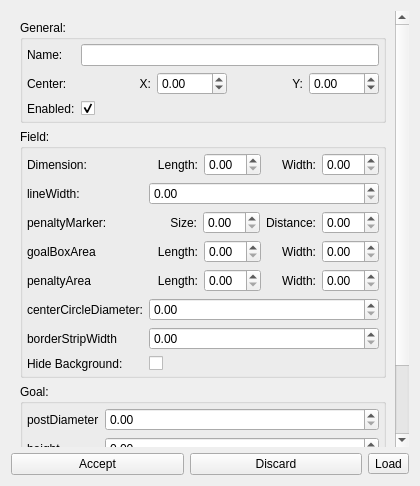
<?xml version="1.0" encoding="UTF-8"?>
<ui version="4.0">
 <class>FieldConfig</class>
 <widget class="QWidget" name="FieldConfig">
  <property name="geometry">
   <rect>
    <x>0</x>
    <y>0</y>
    <width>420</width>
    <height>486</height>
   </rect>
  </property>
  <property name="windowTitle">
   <string>Form</string>
  </property>
  <layout class="QVBoxLayout" name="verticalLayout">
   <item>
    <widget class="QScrollArea" name="scrollArea">
     <property name="frameShape">
      <enum>QFrame::NoFrame</enum>
     </property>
     <property name="frameShadow">
      <enum>QFrame::Plain</enum>
     </property>
     <property name="widgetResizable">
      <bool>true</bool>
     </property>
     <widget class="QWidget" name="scrollAreaWidgetContents">
      <property name="geometry">
       <rect>
        <x>0</x>
        <y>-190</y>
        <width>411</width>
        <height>608</height>
       </rect>
      </property>
      <layout class="QVBoxLayout" name="verticalLayout_5">
       <item>
        <widget class="QGroupBox" name="groupBox">
         <property name="title">
          <string>General:</string>
         </property>
         <layout class="QVBoxLayout" name="verticalLayout_2">
          <property name="leftMargin">
           <number>0</number>
          </property>
          <property name="topMargin">
           <number>0</number>
          </property>
          <property name="rightMargin">
           <number>0</number>
          </property>
          <property name="bottomMargin">
           <number>0</number>
          </property>
          <item>
           <layout class="QFormLayout" name="formLayout">
            <property name="leftMargin">
             <number>4</number>
            </property>
            <property name="topMargin">
             <number>4</number>
            </property>
            <property name="rightMargin">
             <number>4</number>
            </property>
            <property name="bottomMargin">
             <number>4</number>
            </property>
            <item row="0" column="0">
             <widget class="QLabel" name="nameLabel">
              <property name="text">
               <string>Name:</string>
              </property>
             </widget>
            </item>
            <item row="0" column="1">
             <widget class="QLineEdit" name="nameLineEdit"/>
            </item>
            <item row="1" column="0">
             <widget class="QLabel" name="centerLabel">
              <property name="text">
               <string>Center:</string>
              </property>
             </widget>
            </item>
            <item row="1" column="1">
             <widget class="QWidget" name="centerWidget" native="true">
              <layout class="QHBoxLayout" name="horizontalLayout_2">
               <property name="leftMargin">
                <number>0</number>
               </property>
               <property name="topMargin">
                <number>0</number>
               </property>
               <property name="rightMargin">
                <number>0</number>
               </property>
               <property name="bottomMargin">
                <number>0</number>
               </property>
               <item>
                <widget class="QLabel" name="label_center_x">
                 <property name="text">
                  <string>X:</string>
                 </property>
                 <property name="alignment">
                  <set>Qt::AlignRight|Qt::AlignTrailing|Qt::AlignVCenter</set>
                 </property>
                </widget>
               </item>
               <item>
                <widget class="QDoubleSpinBox" name="spin_center_x">
                 <property name="minimum">
                  <double>-99.989999999999995</double>
                 </property>
                </widget>
               </item>
               <item>
                <widget class="QLabel" name="label_center_y">
                 <property name="text">
                  <string>Y:</string>
                 </property>
                 <property name="alignment">
                  <set>Qt::AlignRight|Qt::AlignTrailing|Qt::AlignVCenter</set>
                 </property>
                </widget>
               </item>
               <item>
                <widget class="QDoubleSpinBox" name="spin_center_y">
                 <property name="minimum">
                  <double>-99.989999999999995</double>
                 </property>
                </widget>
               </item>
              </layout>
             </widget>
            </item>
            <item row="2" column="0">
             <widget class="QLabel" name="enabledLabel">
              <property name="text">
               <string>Enabled:</string>
              </property>
             </widget>
            </item>
            <item row="2" column="1">
             <widget class="QCheckBox" name="enabledCheckBox">
              <property name="checked">
               <bool>true</bool>
              </property>
             </widget>
            </item>
           </layout>
          </item>
         </layout>
        </widget>
       </item>
       <item>
        <widget class="QGroupBox" name="groupBox_2">
         <property name="title">
          <string>Field:</string>
         </property>
         <layout class="QVBoxLayout" name="verticalLayout_3">
          <property name="leftMargin">
           <number>0</number>
          </property>
          <property name="topMargin">
           <number>0</number>
          </property>
          <property name="rightMargin">
           <number>0</number>
          </property>
          <property name="bottomMargin">
           <number>0</number>
          </property>
          <item>
           <layout class="QFormLayout" name="formLayout_2">
            <property name="leftMargin">
             <number>4</number>
            </property>
            <property name="topMargin">
             <number>4</number>
            </property>
            <property name="rightMargin">
             <number>4</number>
            </property>
            <property name="bottomMargin">
             <number>4</number>
            </property>
            <item row="0" column="0">
             <widget class="QLabel" name="dimensionLabel">
              <property name="text">
               <string>Dimension:</string>
              </property>
             </widget>
            </item>
            <item row="0" column="1">
             <widget class="QWidget" name="dimensionWidget" native="true">
              <layout class="QHBoxLayout" name="horizontalLayout_5">
               <property name="leftMargin">
                <number>0</number>
               </property>
               <property name="topMargin">
                <number>0</number>
               </property>
               <property name="rightMargin">
                <number>0</number>
               </property>
               <property name="bottomMargin">
                <number>0</number>
               </property>
               <item>
                <widget class="QLabel" name="label_length">
                 <property name="text">
                  <string>Length:</string>
                 </property>
                 <property name="alignment">
                  <set>Qt::AlignRight|Qt::AlignTrailing|Qt::AlignVCenter</set>
                 </property>
                </widget>
               </item>
               <item>
                <widget class="QDoubleSpinBox" name="spin_field_length"/>
               </item>
               <item>
                <widget class="QLabel" name="label_width">
                 <property name="text">
                  <string>Width:</string>
                 </property>
                 <property name="alignment">
                  <set>Qt::AlignRight|Qt::AlignTrailing|Qt::AlignVCenter</set>
                 </property>
                </widget>
               </item>
               <item>
                <widget class="QDoubleSpinBox" name="spin_field_width"/>
               </item>
              </layout>
             </widget>
            </item>
            <item row="1" column="0">
             <widget class="QLabel" name="lineWidthLabel">
              <property name="text">
               <string>lineWidth:</string>
              </property>
             </widget>
            </item>
            <item row="1" column="1">
             <widget class="QDoubleSpinBox" name="spin_field_lineWidth"/>
            </item>
            <item row="2" column="0">
             <widget class="QLabel" name="penaltyMarkerLabel">
              <property name="text">
               <string>penaltyMarker:</string>
              </property>
             </widget>
            </item>
            <item row="2" column="1">
             <widget class="QWidget" name="penaltyMarkerWidget" native="true">
              <layout class="QHBoxLayout" name="horizontalLayout_3">
               <property name="leftMargin">
                <number>0</number>
               </property>
               <property name="topMargin">
                <number>0</number>
               </property>
               <property name="rightMargin">
                <number>0</number>
               </property>
               <property name="bottomMargin">
                <number>0</number>
               </property>
               <item>
                <widget class="QLabel" name="label_length_2">
                 <property name="text">
                  <string>Size:</string>
                 </property>
                 <property name="alignment">
                  <set>Qt::AlignRight|Qt::AlignTrailing|Qt::AlignVCenter</set>
                 </property>
                </widget>
               </item>
               <item>
                <widget class="QDoubleSpinBox" name="spin_field_penaltyMarkerSize"/>
               </item>
               <item>
                <widget class="QLabel" name="label_width_2">
                 <property name="text">
                  <string>Distance:</string>
                 </property>
                 <property name="alignment">
                  <set>Qt::AlignRight|Qt::AlignTrailing|Qt::AlignVCenter</set>
                 </property>
                </widget>
               </item>
               <item>
                <widget class="QDoubleSpinBox" name="spin_field_penaltyMarkerDistance"/>
               </item>
              </layout>
             </widget>
            </item>
            <item row="4" column="0">
             <widget class="QLabel" name="penaltyAreaLabel">
              <property name="text">
               <string>penaltyArea</string>
              </property>
             </widget>
            </item>
            <item row="4" column="1">
             <widget class="QWidget" name="penaltyAreaWidget" native="true">
              <layout class="QHBoxLayout" name="horizontalLayout_4">
               <property name="leftMargin">
                <number>0</number>
               </property>
               <property name="topMargin">
                <number>0</number>
               </property>
               <property name="rightMargin">
                <number>0</number>
               </property>
               <property name="bottomMargin">
                <number>0</number>
               </property>
               <item>
                <widget class="QLabel" name="label_length_3">
                 <property name="text">
                  <string>Length:</string>
                 </property>
                 <property name="alignment">
                  <set>Qt::AlignRight|Qt::AlignTrailing|Qt::AlignVCenter</set>
                 </property>
                </widget>
               </item>
               <item>
                <widget class="QDoubleSpinBox" name="spin_field_penaltyAreaLength"/>
               </item>
               <item>
                <widget class="QLabel" name="label_width_3">
                 <property name="text">
                  <string>Width:</string>
                 </property>
                 <property name="alignment">
                  <set>Qt::AlignRight|Qt::AlignTrailing|Qt::AlignVCenter</set>
                 </property>
                </widget>
               </item>
               <item>
                <widget class="QDoubleSpinBox" name="spin_field_penaltyAreaWidth"/>
               </item>
              </layout>
             </widget>
            </item>
            <item row="5" column="0">
             <widget class="QLabel" name="centerCircleDiameterLabel">
              <property name="text">
               <string>centerCircleDiameter:</string>
              </property>
             </widget>
            </item>
            <item row="5" column="1">
             <widget class="QDoubleSpinBox" name="spin_field_centerCircleDiameter"/>
            </item>
            <item row="6" column="0">
             <widget class="QLabel" name="borderStripWidthLabel">
              <property name="text">
               <string>borderStripWidth</string>
              </property>
             </widget>
            </item>
            <item row="6" column="1">
             <widget class="QDoubleSpinBox" name="spin_field_borderStripWidth"/>
            </item>
            <item row="3" column="0">
             <widget class="QLabel" name="label">
              <property name="text">
               <string>goalBoxArea</string>
              </property>
             </widget>
            </item>
            <item row="3" column="1">
             <layout class="QHBoxLayout" name="horizontalLayout_6">
              <item>
               <widget class="QLabel" name="label_2">
                <property name="text">
                 <string>Length:</string>
                </property>
                <property name="alignment">
                 <set>Qt::AlignRight|Qt::AlignTrailing|Qt::AlignVCenter</set>
                </property>
               </widget>
              </item>
              <item>
               <widget class="QDoubleSpinBox" name="spin_field_goalBoxAreaLength"/>
              </item>
              <item>
               <widget class="QLabel" name="label_3">
                <property name="text">
                 <string>Width:</string>
                </property>
                <property name="alignment">
                 <set>Qt::AlignRight|Qt::AlignTrailing|Qt::AlignVCenter</set>
                </property>
               </widget>
              </item>
              <item>
               <widget class="QDoubleSpinBox" name="spin_field_goalBoxAreaWidth"/>
              </item>
             </layout>
            </item>
            <item row="7" column="0">
             <widget class="QLabel" name="hide_background_label">
              <property name="text">
               <string>Hide Background:</string>
              </property>
             </widget>
            </item>
            <item row="7" column="1">
             <widget class="QCheckBox" name="hide_background_check_box">
              <property name="checked">
               <bool>false</bool>
              </property>
             </widget>
            </item>
           </layout>
          </item>
         </layout>
        </widget>
       </item>
       <item>
        <widget class="QGroupBox" name="groupBox_3">
         <property name="title">
          <string>Goal:</string>
         </property>
         <layout class="QVBoxLayout" name="verticalLayout_4">
          <property name="leftMargin">
           <number>0</number>
          </property>
          <property name="topMargin">
           <number>0</number>
          </property>
          <property name="rightMargin">
           <number>0</number>
          </property>
          <property name="bottomMargin">
           <number>0</number>
          </property>
          <item>
           <layout class="QFormLayout" name="formLayout_3">
            <property name="leftMargin">
             <number>4</number>
            </property>
            <property name="topMargin">
             <number>4</number>
            </property>
            <property name="rightMargin">
             <number>4</number>
            </property>
            <property name="bottomMargin">
             <number>4</number>
            </property>
            <item row="0" column="0">
             <widget class="QLabel" name="postDiameterLabel">
              <property name="text">
               <string>postDiameter</string>
              </property>
             </widget>
            </item>
            <item row="0" column="1">
             <widget class="QDoubleSpinBox" name="spin_goal_postDiameter"/>
            </item>
            <item row="1" column="0">
             <widget class="QLabel" name="heightLabel">
              <property name="text">
               <string>height</string>
              </property>
             </widget>
            </item>
            <item row="1" column="1">
             <widget class="QDoubleSpinBox" name="spin_goal_height"/>
            </item>
            <item row="2" column="0">
             <widget class="QLabel" name="innerWidthLabel">
              <property name="text">
               <string>innerWidth</string>
              </property>
             </widget>
            </item>
            <item row="2" column="1">
             <widget class="QDoubleSpinBox" name="spin_goal_innerWidth"/>
            </item>
            <item row="3" column="0">
             <widget class="QLabel" name="depthLabel">
              <property name="text">
               <string>depth</string>
              </property>
             </widget>
            </item>
            <item row="3" column="1">
             <widget class="QDoubleSpinBox" name="spin_goal_depth"/>
            </item>
           </layout>
          </item>
         </layout>
        </widget>
       </item>
       <item>
        <spacer name="verticalSpacer">
         <property name="orientation">
          <enum>Qt::Vertical</enum>
         </property>
         <property name="sizeHint" stdset="0">
          <size>
           <width>20</width>
           <height>40</height>
          </size>
         </property>
        </spacer>
       </item>
      </layout>
     </widget>
    </widget>
   </item>
   <item>
    <layout class="QHBoxLayout" name="horizontalLayout">
     <item>
      <widget class="QPushButton" name="btnAccept">
       <property name="minimumSize">
        <size>
         <width>171</width>
         <height>0</height>
        </size>
       </property>
       <property name="text">
        <string>Accept</string>
       </property>
      </widget>
     </item>
     <item>
      <widget class="QPushButton" name="btnDiscard">
       <property name="minimumSize">
        <size>
         <width>171</width>
         <height>0</height>
        </size>
       </property>
       <property name="text">
        <string>Discard</string>
       </property>
      </widget>
     </item>
     <item>
      <widget class="QToolButton" name="btnLoadFieldType">
       <property name="text">
        <string>Load</string>
       </property>
       <property name="popupMode">
        <enum>QToolButton::InstantPopup</enum>
       </property>
       <property name="toolButtonStyle">
        <enum>Qt::ToolButtonTextOnly</enum>
       </property>
      </widget>
     </item>
    </layout>
   </item>
  </layout>
 </widget>
 <tabstops>
  <tabstop>nameLineEdit</tabstop>
  <tabstop>spin_center_x</tabstop>
  <tabstop>spin_center_y</tabstop>
  <tabstop>enabledCheckBox</tabstop>
  <tabstop>spin_field_length</tabstop>
  <tabstop>spin_field_width</tabstop>
  <tabstop>spin_field_lineWidth</tabstop>
  <tabstop>spin_field_penaltyMarkerSize</tabstop>
  <tabstop>spin_field_penaltyMarkerDistance</tabstop>
  <tabstop>spin_field_penaltyAreaLength</tabstop>
  <tabstop>spin_field_penaltyAreaWidth</tabstop>
  <tabstop>spin_field_centerCircleDiameter</tabstop>
  <tabstop>spin_field_borderStripWidth</tabstop>
  <tabstop>spin_goal_postDiameter</tabstop>
  <tabstop>spin_goal_height</tabstop>
  <tabstop>spin_goal_innerWidth</tabstop>
  <tabstop>spin_goal_depth</tabstop>
  <tabstop>btnAccept</tabstop>
  <tabstop>btnDiscard</tabstop>
  <tabstop>btnLoadFieldType</tabstop>
  <tabstop>scrollArea</tabstop>
 </tabstops>
 <resources/>
 <connections/>
</ui>
